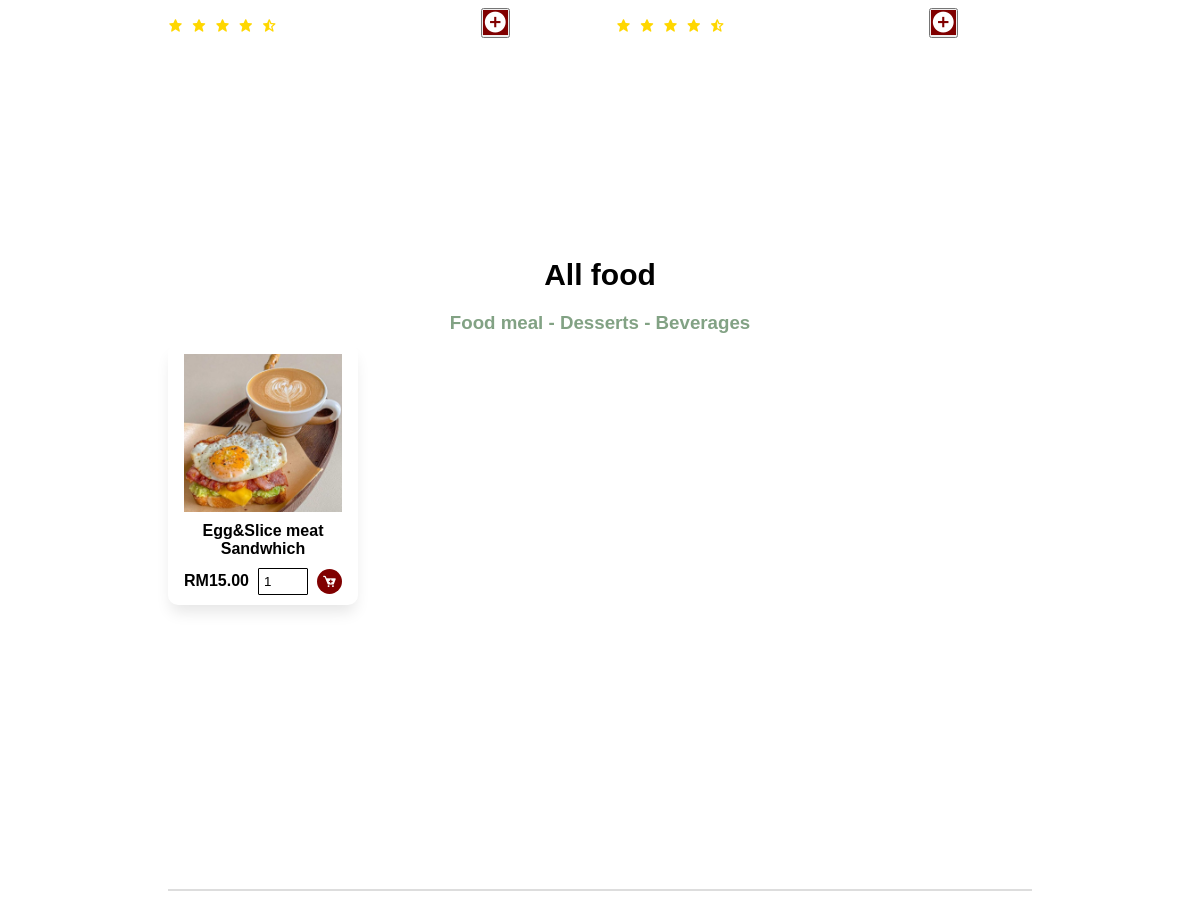
The page /storefood (middle part) on the database as committed earlier.
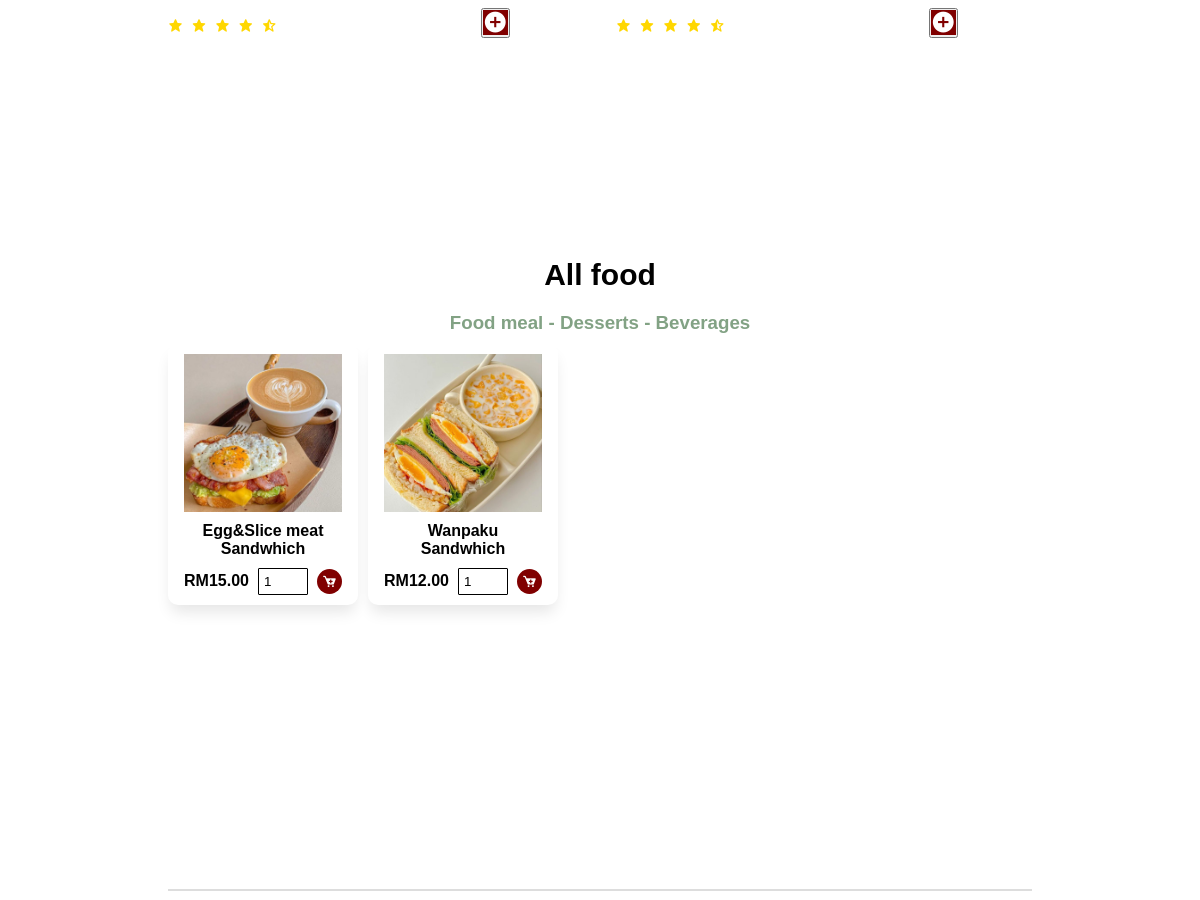
The same page on the database as committed later.
### tables this page shows
CREATE TABLE products (
    id INTEGER PRIMARY KEY AUTOINCREMENT,
    name TEXT NOT NULL,
    price REAL NOT NULL,
    image_path TEXT
);

### RailwayGo/auth.py (the view)
@auth.route ('/storefood')
def store_food():
    conn = get_db_connection()
    products = conn.execute('SELECT * FROM products').fetchall()
    conn.close()
    products_with_images = []
    for product in products:
        image_path = product[3]
        product_dict = dict(product)
        product_dict['image_path'] = image_path
        products_with_images.append(product_dict)
    return render_template('store_food.html', products=products_with_images)

### RailwayGo/auth.py (called while the page is built)
def get_db_connection():
    conn = sqlite3.connect('database.db')
    conn.row_factory = sqlite3.Row
    return conn

### RailwayGo/templates/store_food.html (shortened to what this page needs)
<!DOCTYPE html>
<html lang="en">
<head>
    <link rel="stylesheet" type="text/css" href="{{ url_for('static', filename='style_food.css')}}">
    <link rel="stylesheet" href="https://unpkg.com/boxicons@latest/css/boxicons.min.css">
</head>
<body>
<section class="dessert" id="dessert">
  <div class="items">
    <div class="row">
      <div class="iconwrap">
        <div class="rate">
         <a href="#"><i class='bx bxs-star'></i></a>
         <a href="#"><i class='bx bxs-star'></i></a>
         <a href="#"><i class='bx bxs-star'></i></a>
         <a href="#"><i class='bx bxs-star'></i></a>
         <a href="#"><i class='bx bxs-star-half' ></i></a>
        </div>
        <div class="addtocart">
         <button class="add-toCart" >
          <i class='bx bxs-plus-circle'></i>
         </button>
        </div>
       </div>
    </div>
  <div class="row">
    <div class="iconwrap">
      <div class="rate">
       <a href="#"><i class='bx bxs-star'></i></a>
       <a href="#"><i class='bx bxs-star'></i></a>
       <a href="#"><i class='bx bxs-star'></i></a>
       <a href="#"><i class='bx bxs-star'></i></a>
       <a href="#"><i class='bx bxs-star-half' ></i></a>
      </div>
      <div class="addtocart">
       <button class="add-toCart" >
        <i class='bx bxs-plus-circle'></i>
       </button>
      </div>
     </div>
  </div>
</div>
  </section>
    <section class="allfood" id="all">
        <h2>All food</h2>
        <h3>Food meal - Desserts - Beverages</h3>
        <div class="card--list">
        {% for product in products %}
        <form action="/add_to_cart" method="post">
        <div class="card--list">
          <div class="card">
            <img src="{{ url_for('static', filename=product.image_path) }}" >
            <h4 class="card--title">{{ product.name }}</h4>
            <div class="card--price">
              <div class="price">RM{{ product.price }}0</div>
              <input type="number" name="quantity" value="1" min="1">
              <button type="submit"><i class='bx bxs-cart-add' ></i></button>
            </div>
          </div>
        </div>
        </form>
        {% endfor %}
      </div>
    </section>
<section class="contact" id="contact">
  <hr>
</section>
</body>
</html>

### RailwayGo/static/style_food.css (style rules this page uses)
* { padding: 0; margin: 0; box-sizing:border-box; font-family: "Rubik", sans-serif; text-decoration: none; scroll-behavior: smooth; }
:root { --text-color: #82A284; --logo-color: #E4AEC5; --main-color: #FFC4DD; }
section { padding: 150px 14% 60px; }
hr { border: none; border-top: 2px solid; margin: 10px auto; color: #DDDDDD; width: 100%; align-items: center; }
.allfood h2 { text-align: center; padding: 10px; font-size: 30px; }
.allfood h3 { text-align: center; padding: 10px; color: var(--text-color) }
.card--list { display: flex; gap: 10px; flex-wrap: wrap; margin-bottom:2rem; }
.card { width: 190px; display: flex; align-items: center; flex-direction: column; gap: 10px; padding: 10px 1rem; border-radius: 10px; background: white; box-shadow: 0px 10px 15px -3px rgba(0, 0, 0, 0.1); text-align: center; }
.card img { width: 100%; }
.card--price { display: flex; align-items: center; width: 100%; justify-content: space-between; }
.card--price .price { font-weight: 600; }
.card--price input[type="number"] { padding: 5px; border: 1px solid; border-radius: 1px; width: 50px; }
.card--price button[type="submit"] { border: none; background: transparent; }
.bxs-cart-add { font-size: 15px; background: maroon; color: white; border-radius: 50%; padding: 5px; cursor: pointer; }
.items { display: grid; grid-template-columns: repeat(auto-fit, minmax(300px, auto)); gap: 2rem; align-items: center; margin-top: 4rem; cursor: pointer; }
.row { transition: all .35s ease; }
.addtocart { padding-left: 200px; }
.add-toCart i { background-color: maroon; border: none; color:white; font-size: 25px; }
.iconwrap { display: flex; }

Rows that differ between the two databases and show on the page:
added products: image_path (picture), name "Wanpaku Sandwhich", price "12.0"
